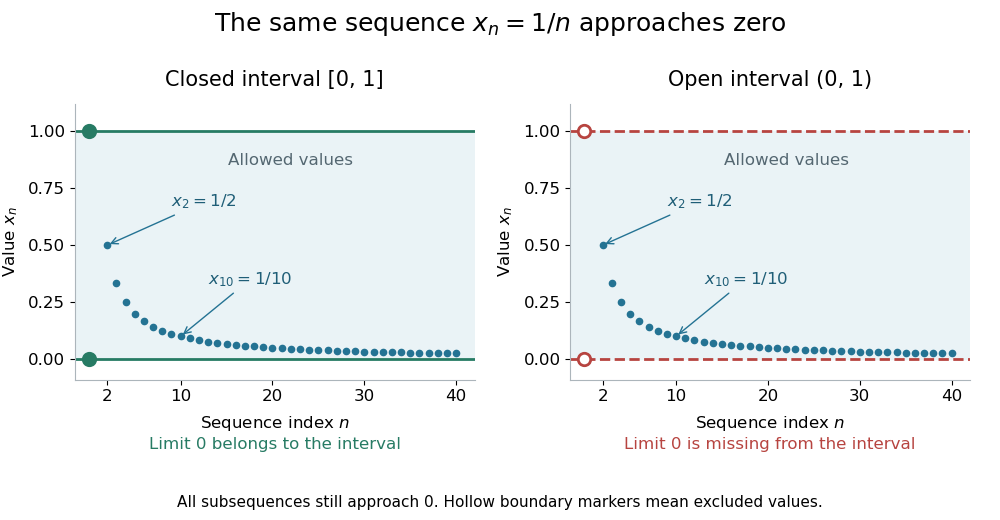

Recreate this plot in Python.
"""Draw compactness-missing-endpoint.png in cwd.

Tested with Python 3.14.4, Matplotlib 3.10.7, and NumPy 2.3.5.
"""

import matplotlib

matplotlib.use("Agg")

import matplotlib.pyplot as plt
import numpy as np


def main():
    indices = np.arange(2, 41)
    values = 1 / indices
    assert np.all((0 < values) & (values < 1))
    assert np.all(np.diff(values) < 0)
    assert np.allclose(values[[0, 8, -1]], [0.5, 0.1, 0.025])

    plt.rcParams.update({"font.size": 12, "axes.titlesize": 15})
    fig, axes = plt.subplots(1, 2, figsize=(10, 5.2), facecolor="white")
    for ax, closed, color in zip(axes, [True, False], ["#277b64", "#b74440"]):
        ax.set_facecolor("white")
        ax.axhspan(0, 1, color="#eaf3f6", zorder=0)
        ax.plot(indices, values, "o", ms=4.5, color="#247393", zorder=3)
        for endpoint in [0, 1]:
            ax.axhline(endpoint, color=color, lw=2,
                       linestyle="-" if closed else "--", zorder=2)
            ax.scatter([0], [endpoint], edgecolors=color,
                       facecolors=color if closed else "white", s=80,
                       linewidths=2, zorder=4)
        ax.annotate(r"$x_2=1/2$", xy=(2, 0.5), xytext=(9, 0.67),
                    arrowprops={"arrowstyle": "->", "color": "#247393"},
                    color="#1f5e77")
        ax.annotate(r"$x_{10}=1/10$", xy=(10, 0.1), xytext=(13, 0.33),
                    arrowprops={"arrowstyle": "->", "color": "#247393"},
                    color="#1f5e77")
        ax.text(22, 0.85, "Allowed values", ha="center", color="#546771")
        ax.set(xlim=(-1.5, 42), ylim=(-0.09, 1.12),
               xticks=[2, 10, 20, 30, 40], yticks=[0, 0.25, 0.5, 0.75, 1])
        ax.set_xlabel(r"Sequence index $n$", labelpad=7)
        ax.set_ylabel(r"Value $x_n$", labelpad=6)
        ax.set_title("Closed interval [0, 1]" if closed else "Open interval (0, 1)", pad=13)
        ax.spines[["top", "right"]].set_visible(False)
        ax.spines[["left", "bottom"]].set_color("#acb5bb")
        ax.text(0.5, -0.25, "Limit 0 belongs to the interval" if closed
                else "Limit 0 is missing from the interval", transform=ax.transAxes,
                ha="center", color=color, fontsize=12)
    fig.suptitle(r"The same sequence $x_n=1/n$ approaches zero", fontsize=18, y=0.98)
    fig.subplots_adjust(left=0.075, right=0.97, bottom=0.27, top=0.80, wspace=0.24)
    fig.text(0.5, 0.025, "All subsequences still approach 0. Hollow boundary markers mean excluded values.",
             ha="center", fontsize=11)
    fig.savefig("compactness-missing-endpoint.png", dpi=100, facecolor="white", transparent=False)
    plt.close(fig)


if __name__ == "__main__":
    main()
